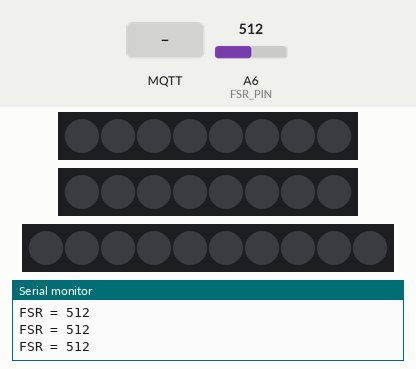
The sketch below on a simulated Arduino MKR. Shown: 2 × 8 RGB LEDs in strip order, left to right, 10 RGB LEDs in strip order, left to right, the last lines printed to the serial monitor. The inputs (shaded band) are chosen by the test bench; at power-on: A6 (FSR_PIN) = 512 (analog values on the 0–1023 scale). Dim RGB values are drawn brighter than linear; WiFi joins after 1.5 s; servers stay silent unless stated; no MQTT or app messages arrive unless stated.

Above: at 5.7 s.
5.8 s: MQTT message "on" arrives on the first subscribed topic
At 6.8 s:
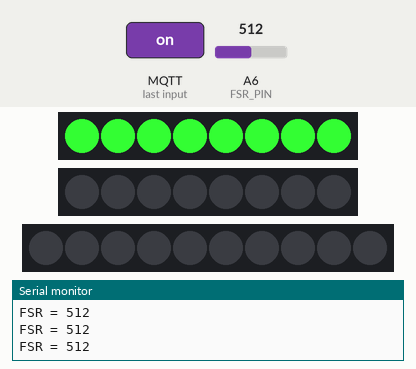
7.3 s: MQTT message "on" arrives on the second subscribed topic
At 7.8 s:
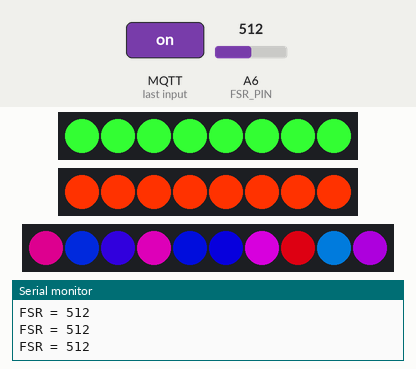
8.9 s: MQTT message "off" arrives on the first subscribed topic
At 9.06 s:
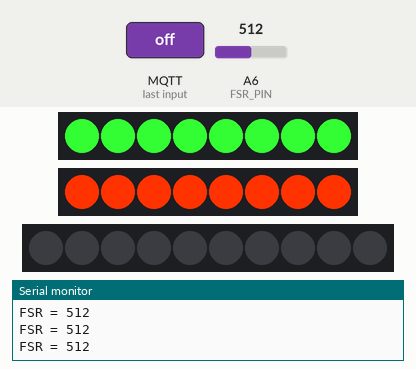
11.9 s: A6 (FSR_PIN) set to 250
13.5 s: A6 (FSR_PIN) set to 330
At 13.72 s:
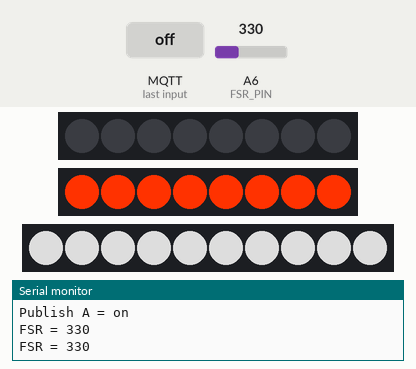
Timing chart, 0 to 16.5 s (numbered marks = the images above; inputs shaded):
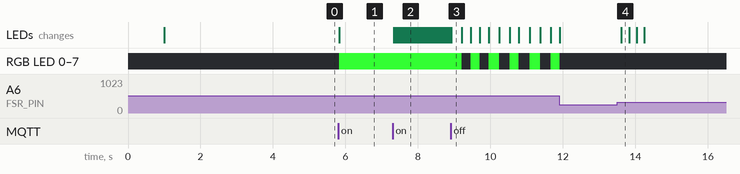

Measured:
- after the input at 5.8 s, RGB LED 0–7: off → RGB(50, 250, 50) at once; the LEDs: change at once (image 1)
- after the input at 7.3 s, the LEDs: first change at once (image 2 shows a later state)
- after the input at 8.9 s, the LEDs: change at once (image 3)
- after the input at 13.5 s, the LEDs: change after 0.12 s (image 4)

The sketch:

mqtt_A.ino
```cpp
#include <WiFiNINA.h>
#include <PubSubClient.h>
#include <Adafruit_NeoPixel.h>

// ========= Project =========
const char* mqtt_client_id = "tea-for-three-A";

// ========= WiFi =========
char ssid[] = "CE-Hub-Student";
char pass[] = "casa-ce-gagarin-public-service";

// ========= MQTT =========
const char* mqtt_host = "mqtt.cetools.org";
const int   mqtt_port = 1884;
const char* mqtt_user = "student";
const char* mqtt_pass = "ce2021-mqtt-forget-whale";

// ========= Topics =========
const char* pub_topic_A = "student/MUJI/hzh/A";
const char* sub_topic_B = "student/MUJI/hzh/B";
const char* sub_topic_C = "student/MUJI/hzh/C";

WiFiClient wifiClient;
PubSubClient mqttClient(wifiClient);

// ========= FSR =========
const int FSR_PIN = A6;

// Pressure detected  -> ON
// No pressure        -> OFF
const int PRESS_ON_THRESHOLD    = 320;
const int RELEASE_OFF_THRESHOLD = 260;

const int REQUIRED_STABLE_COUNT = 3;

const int SAMPLE_COUNT = 10;
const int SAMPLE_DELAY_MS = 3;

// ========= Original LED strips =========
#define LED1_PIN 6
#define LED2_PIN 7
#define LED_COUNT 8

Adafruit_NeoPixel led1(LED_COUNT, LED1_PIN, NEO_GRB + NEO_KHZ800);  // controlled by topic B
Adafruit_NeoPixel led2(LED_COUNT, LED2_PIN, NEO_GRB + NEO_KHZ800);  // controlled by topic C

// ========= New A strip =========
#define LED3_PIN 8
#define LED3_COUNT 10

Adafruit_NeoPixel led3(LED3_COUNT, LED3_PIN, NEO_GRB + NEO_KHZ800); // A board special strip

// ========= LED state machine =========
enum LedMode {
  LED_OFF,
  LED_ON,
  LED_BLINKING_OFF
};

// LED1 -> topic B -> green
LedMode led1Mode = LED_OFF;
unsigned long led1BlinkStartMs = 0;
unsigned long led1LastToggleMs = 0;
bool led1BlinkVisible = false;

// LED2 -> topic C -> blue
LedMode led2Mode = LED_OFF;
unsigned long led2BlinkStartMs = 0;
unsigned long led2LastToggleMs = 0;
bool led2BlinkVisible = false;

const unsigned long BLINK_DURATION_MS = 3000;
const unsigned long BLINK_INTERVAL_MS = 250;

// ========= Remote topic states =========
bool stateBOn = false;
bool stateCOn = false;

// ========= A strip state =========
enum AStripMode {
  ASTRIP_OFF,
  ASTRIP_FLASHING,
  ASTRIP_SOLID
};

AStripMode aStripMode = ASTRIP_OFF;

unsigned long aFlashStartMs = 0;
unsigned long aLastToggleMs = 0;
bool aFlashVisible = false;

const int A_FLASH_COUNT = 2;
const unsigned long A_FLASH_INTERVAL_MS = 180;

// ========= FSR state =========
bool currentStateAOn = false;
bool lastSentStateAOn = false;

int pressStableCount = 0;
int releaseStableCount = 0;

unsigned long lastPublishMs = 0;
const unsigned long republishInterval = 5000;

// ===== Helper: set full strip color =====
void setStripColor(Adafruit_NeoPixel &strip, int count, uint32_t color) {
  for (int i = 0; i < count; i++) {
    strip.setPixelColor(i, color);
  }
  strip.show();
}

// ===== Color generator for LED3 flowing effect =====
uint32_t cyberColor(int x) {
  x = x % 256;

  if (x < 85) {
    return led3.Color(0, x * 2, 255);
  } else if (x < 170) {
    x -= 85;
    return led3.Color(x * 3, 0, 255);
  } else {
    x -= 170;
    return led3.Color(255, 0, 255 - x * 3);
  }
}

// ===== Render colorful flowing effect on LED3 =====
void renderFancyStrip3(int offset) {
  for (int i = 0; i < LED3_COUNT; i++) {
    int colorIndex = ((i * 80) + offset) & 255;
    led3.setPixelColor(i, cyberColor(colorIndex));
  }
  led3.show();
}

// ===== Render LED1 based on current mode =====
void renderLed1() {
  if (led1Mode == LED_ON) {
    setStripColor(led1, LED_COUNT, led1.Color(50, 250, 50));
  }
  else if (led1Mode == LED_OFF) {
    setStripColor(led1, LED_COUNT, led1.Color(0, 0, 0));
  }
  else if (led1Mode == LED_BLINKING_OFF) {
    if (led1BlinkVisible)
      setStripColor(led1, LED_COUNT, led1.Color(50, 250, 50));
    else
      setStripColor(led1, LED_COUNT, led1.Color(0, 0, 0));
  }
}

// ===== Render LED2 based on current mode =====
void renderLed2() {
  if (led2Mode == LED_ON) {
    setStripColor(led2, LED_COUNT, led2.Color(255, 50, 0));
  }
  else if (led2Mode == LED_OFF) {
    setStripColor(led2, LED_COUNT, led2.Color(0, 0, 0));
  }
  else if (led2Mode == LED_BLINKING_OFF) {
    if (led2BlinkVisible)
      setStripColor(led2, LED_COUNT, led2.Color(255, 50, 0));
    else
      setStripColor(led2, LED_COUNT, led2.Color(0, 0, 0));
  }
}

// ===== Topic B received ON =====
void led1TurnOn() {
  led1Mode = LED_ON;
  led1BlinkVisible = true;
  renderLed1();
}

// ===== Topic B received OFF =====
void led1StartBlinkingOff() {
  led1Mode = LED_BLINKING_OFF;
  led1BlinkStartMs = millis();
  led1LastToggleMs = millis();
  led1BlinkVisible = true;
  renderLed1();
}

// ===== Topic C received ON =====
void led2TurnOn() {
  led2Mode = LED_ON;
  led2BlinkVisible = true;
  renderLed2();
}

// ===== Topic C received OFF =====
void led2StartBlinkingOff() {
  led2Mode = LED_BLINKING_OFF;
  led2BlinkStartMs = millis();
  led2LastToggleMs = millis();
  led2BlinkVisible = true;
  renderLed2();
}

// ===== A strip control =====
void aStripOff() {
  aStripMode = ASTRIP_OFF;
  setStripColor(led3, LED3_COUNT, led3.Color(0, 0, 0));
}

void aStripStartFlashing() {
  aStripMode = ASTRIP_FLASHING;
  aFlashStartMs = millis();
  aLastToggleMs = millis();
  aFlashVisible = true;
  setStripColor(led3, LED3_COUNT, led3.Color(255, 255, 255));
}

void aStripStartSolid() {
  aStripMode = ASTRIP_SOLID;
}

void updateAStripState() {
  if (!currentStateAOn) {
    aStripOff();
    return;
  }

  // 只有 A、B、C 都 ON 时，进入常亮动态效果
  if (stateBOn && stateCOn) {
    if (aStripMode != ASTRIP_SOLID) {
      aStripStartSolid();
    }
    return;
  }

  // 条件不满足时，不要因为 B/C 状态变化而重新闪两下
  // 如果之前是常亮，就关掉
  if (aStripMode == ASTRIP_SOLID) {
    aStripOff();
  }
}

void updateAStripEffect() {
  static int flowOffset = 0;
  unsigned long now = millis();

  if (aStripMode == ASTRIP_FLASHING) {
    if (now - aLastToggleMs >= A_FLASH_INTERVAL_MS) {
      aFlashVisible = !aFlashVisible;
      aLastToggleMs = now;

      if (aFlashVisible) {
        setStripColor(led3, LED3_COUNT, led3.Color(255, 255, 255));
      } else {
        setStripColor(led3, LED3_COUNT, led3.Color(0, 0, 0));
      }
    }

    // Two flashes = on/off/on/off = 4 intervals
    if (now - aFlashStartMs >= (unsigned long)(A_FLASH_COUNT * 2 * A_FLASH_INTERVAL_MS)) {
      if (stateBOn && stateCOn && currentStateAOn) {
        aStripStartSolid();
      } else {
        aStripOff();
      }
    }
  }
  else if (aStripMode == ASTRIP_SOLID) {
    if (stateBOn && stateCOn && currentStateAOn) {
      renderFancyStrip3(flowOffset);
      flowOffset = (flowOffset + 20) & 255;
    } else {
      aStripOff();
    }
  }
}

// ===== Update blinking logic for LED1 and LED2 =====
void updateBlinkingLEDs() {
  unsigned long now = millis();

  // LED1 blinking-off logic
  if (led1Mode == LED_BLINKING_OFF) {
    if (now - led1BlinkStartMs >= BLINK_DURATION_MS) {
      led1Mode = LED_OFF;
      led1BlinkVisible = false;
      renderLed1();
    }
    else if (now - led1LastToggleMs >= BLINK_INTERVAL_MS) {
      led1BlinkVisible = !led1BlinkVisible;
      led1LastToggleMs = now;
      renderLed1();
    }
  }

  // LED2 blinking-off logic
  if (led2Mode == LED_BLINKING_OFF) {
    if (now - led2BlinkStartMs >= BLINK_DURATION_MS) {
      led2Mode = LED_OFF;
      led2BlinkVisible = false;
      renderLed2();
    }
    else if (now - led2LastToggleMs >= BLINK_INTERVAL_MS) {
      led2BlinkVisible = !led2BlinkVisible;
      led2LastToggleMs = now;
      renderLed2();
    }
  }
}

// ===== MQTT callback =====
void onMqttMessage(char* topic, byte* payload, unsigned int length) {
  String topicStr = String(topic);
  String msg = "";

  for (unsigned int i = 0; i < length; i++) {
    msg += (char)payload[i];
  }

  msg.trim();

  Serial.print("MQTT ");
  Serial.print(topicStr);
  Serial.print(" = ");
  Serial.println(msg);

  bool stateChanged = false;

  // Topic B controls LED1
  if (topicStr == sub_topic_B) {
    bool oldStateBOn = stateBOn;

    if (msg == "on") {
      stateBOn = true;

      if (!oldStateBOn) {
        led1TurnOn();
        stateChanged = true;
      }
    }
    else if (msg == "off") {
      stateBOn = false;

      if (oldStateBOn) {
        if (led1Mode == LED_ON) {
          led1StartBlinkingOff();
        }
        stateChanged = true;
      }
    }
  }

  // Topic C controls LED2
  if (topicStr == sub_topic_C) {
    bool oldStateCOn = stateCOn;

    if (msg == "on") {
      stateCOn = true;

      if (!oldStateCOn) {
        led2TurnOn();
        stateChanged = true;
      }
    }
    else if (msg == "off") {
      stateCOn = false;

      if (oldStateCOn) {
        if (led2Mode == LED_ON) {
          led2StartBlinkingOff();
        }
        stateChanged = true;
      }
    }
  }

  // 只有 B/C 状态真的变化时，才更新 A strip
  if (stateChanged) {
    updateAStripState();
  }
}

// ===== Connect to WiFi =====
void connectWiFi() {
  while (WiFi.status() != WL_CONNECTED) {
    Serial.print("Connecting WiFi...");
    WiFi.begin(ssid, pass);
    delay(2000);
  }

  Serial.println("WiFi connected");
}

// ===== Connect to MQTT broker =====
void connectMQTT() {
  mqttClient.setServer(mqtt_host, mqtt_port);
  mqttClient.setCallback(onMqttMessage);

  while (!mqttClient.connected()) {
    if (mqttClient.connect(mqtt_client_id, mqtt_user, mqtt_pass)) {
      Serial.println("MQTT connected");
      mqttClient.subscribe(sub_topic_B);
      mqttClient.subscribe(sub_topic_C);
    }
    else {
      Serial.print("MQTT failed rc=");
      Serial.println(mqttClient.state());
      delay(2000);
    }
  }
}

// ===== Read averaged FSR value =====
int readFSR() {
  long sum = 0;

  for (int i = 0; i < SAMPLE_COUNT; i++) {
    sum += analogRead(FSR_PIN);
    delay(SAMPLE_DELAY_MS);
  }

  return sum / SAMPLE_COUNT;
}

// ===== Publish A state =====
void publishStateA(bool stateOn) {
  const char* payload = stateOn ? "on" : "off";

  Serial.print("Publish A = ");
  Serial.println(payload);

  mqttClient.publish(pub_topic_A, payload, true);
}

// ===== FSR debounce logic =====
// true  -> pressure detected -> ON
// false -> no pressure       -> OFF
void updateFSRState(int fsrValue) {
  if (!currentStateAOn) {
    if (fsrValue >= PRESS_ON_THRESHOLD) {
      pressStableCount++;
      releaseStableCount = 0;

      if (pressStableCount >= REQUIRED_STABLE_COUNT) {
        currentStateAOn = true;
        pressStableCount = 0;
        releaseStableCount = 0;
      }
    }
    else {
      pressStableCount = 0;
    }
  }
  else {
    if (fsrValue <= RELEASE_OFF_THRESHOLD) {
      releaseStableCount++;
      pressStableCount = 0;

      if (releaseStableCount >= REQUIRED_STABLE_COUNT) {
        currentStateAOn = false;
        pressStableCount = 0;
        releaseStableCount = 0;
      }
    }
    else {
      releaseStableCount = 0;
    }
  }
}

void setup() {
  Serial.begin(115200);
  delay(1000);

  analogReadResolution(10);

  led1.begin();
  led2.begin();
  led3.begin();

  led1.setBrightness(255);
  led2.setBrightness(255);
  led3.setBrightness(150);

  led1.clear();
  led2.clear();
  led3.clear();

  led1.show();
  led2.show();
  led3.show();

  connectWiFi();
  connectMQTT();

  int fsrValue = readFSR();
  int midThreshold = (PRESS_ON_THRESHOLD + RELEASE_OFF_THRESHOLD) / 2;

  currentStateAOn = (fsrValue >= midThreshold);
  lastSentStateAOn = currentStateAOn;

  publishStateA(currentStateAOn);
  lastPublishMs = millis();

  renderLed1();
  renderLed2();
  updateAStripState();
}

void loop() {
  if (WiFi.status() != WL_CONNECTED)
    connectWiFi();

  if (!mqttClient.connected())
    connectMQTT();

  mqttClient.loop();

  int fsrValue = readFSR();

  Serial.print("FSR = ");
  Serial.println(fsrValue);

  bool prevStateAOn = currentStateAOn;
  updateFSRState(fsrValue);

  unsigned long now = millis();

  if (currentStateAOn != lastSentStateAOn) {
    publishStateA(currentStateAOn);
    lastSentStateAOn = currentStateAOn;
    lastPublishMs = now;

    if (!prevStateAOn && currentStateAOn) {
      // A has just been pressed
      if (stateBOn && stateCOn) {
        aStripStartSolid();
      } else {
        aStripStartFlashing();
      }
    }

    if (prevStateAOn && !currentStateAOn) {
      aStripOff();
    }
  }

  if (now - lastPublishMs >= republishInterval) {
    publishStateA(currentStateAOn);
    lastPublishMs = now;
  }

  updateBlinkingLEDs();
  updateAStripEffect();

  delay(10);
}
```
